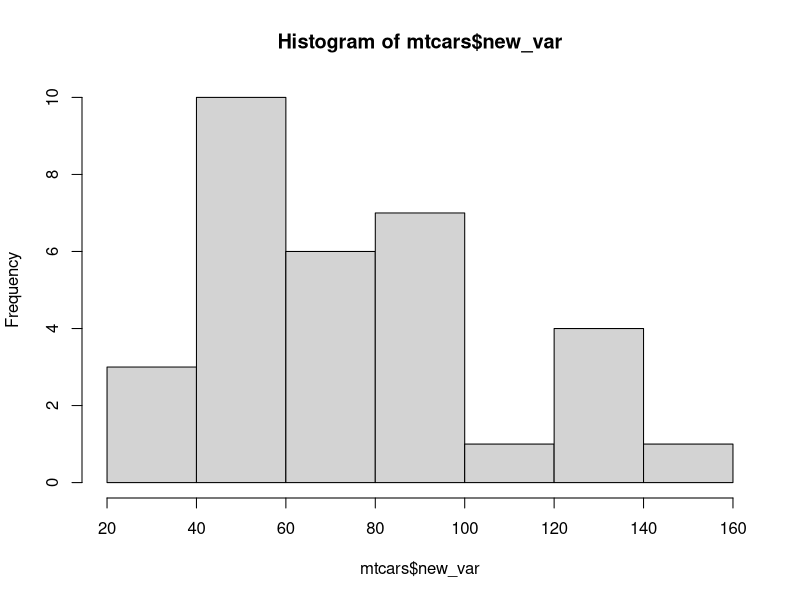

The R script that drew this image: (Note: this script raises an error after producing the figure.)
#'=================================================================================
#'9595N1: Network Analysis and Infographics
#'Dr. Daniele Rotolo (www.danielerotolo.com)
#'SPRU Science Policy Research Unit, University of Sussex
#'=================================================================================
#'S2: Network definition -- Introduction to R
#'=================================================================================


#1.Remove objects  ---------- 
rm(list=ls())
    


#2.Vectors (1-dimension)  ----------
x <- 4

y <- 5

z <- x + y
z

w <- x * y
w

k <- x - y
k

p <- x^y
p

x > 3
x < 3

t <- "hello world"



#3.Vectors (2-dimension)  ----------
v <- c(-1.0, 2.6, 3.5, 4.1, 5.0)
v


v1 <- c("hello", "world")
v1


v2 <- c(TRUE, FALSE, TRUE, FALSE, FALSE, TRUE, TRUE)
v2

v3 <- c(T,F,T)
v3

v*2
1/v
sum(v)
mean(v)
var(v)
max(v)
min(v)
length(v)


sort(v)
sort(v, decreasing = FALSE)
sort(v, decreasing = TRUE)


y <- v[1]
y

x <- v[c(2,4,5)]
x


length(x)


x[x<3]
x[x>3]
x[x==0]




#' EXERCISE 1  --- --- --- --- --- --- --- --- --- --- --- ---
#' Write a script that
#' 1. creates a vector with some of your friend's names;
#' 2. calculates the length of this vector;
#' 3. returns the first two friends from this vector;
#' 4. returns the 2nd and 3rd friend names;
#' 5. sorts your friends by names;
#' 6. reverses direction of the above sort.
#' --- --- --- --- --- --- --- --- --- --- --- --- --- --- ---




#4.Matrices  ----------
A <- matrix(c(2, 4, 3, 1, 5, 7, 1, 2, 4), nrow = 3, ncol = 3) 
A


A[,1]
A[1,]
A[3,3]


t(A)
diag(A)


B <- matrix(1:9, nrow = 3)
B


A+B
A*B     #Element by element
A%*%B   #Matrix product


x <- c(1, 2, 3)
y <- c(3, 4, 5)
cbind(x, y)
rbind(x, y)


#' EXERCISE 2  --- --- --- --- --- --- --- --- --- --- --- ---
#' Write a script that
#' 1. creates a matrix 5x5 from 5 numerical vectors;
#' 2. returns the diagonal of the matrix;
#' 3. transposes the matrix;
#' 4. multiplies the new matrix with the original matrix;
#' 5. extracts the last row of the resulting matrix;
#' 6. extracts the third column of the resulting matrix.
# --- --- --- --- --- --- --- --- --- --- --- --- --- --- ---



#5.Lists  ----------
d <- list(name = "Pippo", values = c(20,125,40), date = Sys.Date())
d


d[[3]]
mydate <- d[[3]] 

d$date
d$values


#6.Factors  ----------
v <- c("John", "Sara", "Anthony", "Frank", "Sara", "Stephanie", "Anthony", "Anthony")
factor(v)
table(v)



#7.Data frames  ----------
mtcars                                                      #Example of a dataframe preloaded in R

head(mtcars, n=5) 
tail(mtcars, n=5)
summary(mtcars)

mtcars$mpg
mtcars$new_var <- mtcars$mpg * mtcars$gear
mtcars$new_var
summary(mtcars$new_var)
hist(mtcars$new_var)



#8.Importing/Exporting data  ----------
setwd("C:/Users/yasem/Dropbox/959N1_2020_22_teaching_material/S2_Network_definition/S2_R_script")

#Reading data (explore the commands in the help guides)
library(readr)
data_from_csv <- read_csv("data.csv")
data_from_txt <- read_delim("data.txt", delim = "\t")


library(readxl)
data_from_excel <- read_xlsx("data.xlsx", sheet = "data")


library(haven)
data_from_stata <- read_dta("data.dta")


#Writing data (explore the commands in the help guides)
write_csv(data_from_csv, "data2.csv")
write_dta(data_from_csv, "data2.dta")



#' EXERCISE 3  --- --- --- --- --- --- --- --- --- --- --- ---
#' Write a script that
#' 1. creates a csv files that includes a dataset of at 
#'    least 5 variables and 5 observations
#' 2. imports the dataset in R
#' 3. adds a variable
#' 4. exports the data as a csv file
#' --- --- --- --- --- --- --- --- --- --- --- --- --- --- ---



#9.Create a network and plot it  ----------

library(igraph)
g <- graph.formula(1-2, 1-3, 2-3, 3-4, 2-5, 3-5, 5-6, 5-7)  #List of edges
plot(g)



# FURTHER SCRIPT - WRITING FUNCTIONS --- --- --- --- --- --- --- --- --- ---
# We will be mainly using functions available in the igraph package for this course.
# In addition, you will find a separate script presenting examples on how to write your own functions.
# It could be useful and time/energy saving to write your own functions in general.
#' --- --- --- --- --- --- --- --- --- --- --- --- --- --- ---
